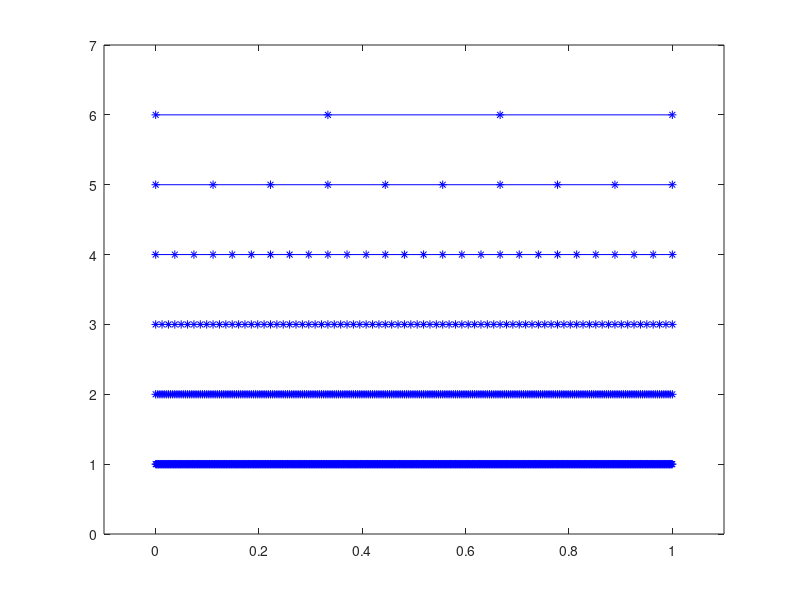

The MATLAB source for this figure:
n = 6;
a = cell(1,n);
for j = 1:n
  a{j} = linspace(0, 1, 3^j+1);
end
m = n;
for j = 1:n
  b = a{j};
  l = ones(1, length(b)) * m;
  plot(b, l, 'b*-'), hold on
  m = m - 1;
end
xlim([-0.1 1.1]), ylim([0 n+1])
